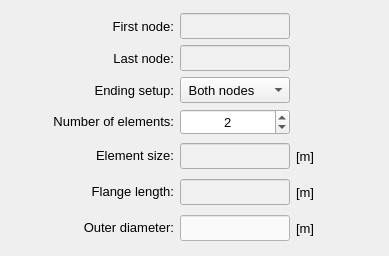
           <widget class="QWidget" name="tab_lines">
            <property name="enabled">
             <bool>true</bool>
            </property>
            <attribute name="title">
             <string>Line selection</string>
            </attribute>
            <layout class="QGridLayout" name="gridLayout_2">
             <property name="leftMargin">
              <number>4</number>
             </property>
             <property name="topMargin">
              <number>4</number>
             </property>
             <property name="rightMargin">
              <number>4</number>
             </property>
             <property name="bottomMargin">
              <number>4</number>
             </property>
             <property name="spacing">
              <number>4</number>
             </property>
             <item row="4" column="0">
              <widget class="QFrame" name="frame_6">
               <property name="frameShape">
                <enum>QFrame::NoFrame</enum>
               </property>
               <property name="frameShadow">
                <enum>QFrame::Raised</enum>
               </property>
               <layout class="QGridLayout" name="gridLayout_8">
                <item row="4" column="1">
                 <widget class="QLabel" name="label_selected_id_13">
                  <property name="enabled">
                   <bool>true</bool>
                  </property>
                  <property name="minimumSize">
                   <size>
                    <width>120</width>
                    <height>26</height>
                   </size>
                  </property>
                  <property name="maximumSize">
                   <size>
                    <width>180</width>
                    <height>26</height>
                   </size>
                  </property>
                  <property name="font">
                   <font>
                    <pointsize>10</pointsize>
                   </font>
                  </property>
                  <property name="mouseTracking">
                   <bool>true</bool>
                  </property>
                  <property name="text">
                   <string>&lt;html&gt;&lt;head/&gt;&lt;body&gt;&lt;p align=&quot;right&quot;&gt;Element size:&lt;/p&gt;&lt;/body&gt;&lt;/html&gt;</string>
                  </property>
                  <property name="alignment">
                   <set>Qt::AlignRight|Qt::AlignTrailing|Qt::AlignVCenter</set>
                  </property>
                 </widget>
                </item>
                <item row="1" column="2">
                 <widget class="QLineEdit" name="lineEdit_last_node">
                  <property name="enabled">
                   <bool>false</bool>
                  </property>
                  <property name="minimumSize">
                   <size>
                    <width>110</width>
                    <height>26</height>
                   </size>
                  </property>
                  <property name="maximumSize">
                   <size>
                    <width>110</width>
                    <height>26</height>
                   </size>
                  </property>
                  <property name="sizeIncrement">
                   <size>
                    <width>0</width>
                    <height>26</height>
                   </size>
                  </property>
                  <property name="font">
                   <font>
                    <pointsize>10</pointsize>
                   </font>
                  </property>
                  <property name="focusPolicy">
                   <enum>Qt::ClickFocus</enum>
                  </property>
                  <property name="styleSheet">
                   <string notr="true">QLineEdit{color: rgb(0, 0, 0); background-color: rgb(250, 250, 250)}
QLineEdit:disabled{color: rgb(100, 100, 100); background-color: rgb(240, 240, 240)}</string>
                  </property>
                  <property name="alignment">
                   <set>Qt::AlignCenter</set>
                  </property>
                 </widget>
                </item>
                <item row="4" column="2">
                 <widget class="QLineEdit" name="lineEdit_element_size_line">
                  <property name="enabled">
                   <bool>false</bool>
                  </property>
                  <property name="minimumSize">
                   <size>
                    <width>110</width>
                    <height>26</height>
                   </size>
                  </property>
                  <property name="maximumSize">
                   <size>
                    <width>110</width>
                    <height>26</height>
                   </size>
                  </property>
                  <property name="sizeIncrement">
                   <size>
                    <width>0</width>
                    <height>26</height>
                   </size>
                  </property>
                  <property name="font">
                   <font>
                    <pointsize>10</pointsize>
                   </font>
                  </property>
                  <property name="focusPolicy">
                   <enum>Qt::ClickFocus</enum>
                  </property>
                  <property name="styleSheet">
                   <string notr="true">QLineEdit{color: rgb(0, 0, 0); background-color: rgb(250, 250, 250)}
QLineEdit:disabled{color: rgb(100, 100, 100); background-color: rgb(240, 240, 240)}</string>
                  </property>
                  <property name="alignment">
                   <set>Qt::AlignCenter</set>
                  </property>
                 </widget>
                </item>
                <item row="4" column="3">
                 <widget class="QLabel" name="label_110">
                  <property name="enabled">
                   <bool>true</bool>
                  </property>
                  <property name="minimumSize">
                   <size>
                    <width>40</width>
                    <height>30</height>
                   </size>
                  </property>
                  <property name="maximumSize">
                   <size>
                    <width>40</width>
                    <height>30</height>
                   </size>
                  </property>
                  <property name="font">
                   <font>
                    <pointsize>10</pointsize>
                   </font>
                  </property>
                  <property name="mouseTracking">
                   <bool>true</bool>
                  </property>
                  <property name="text">
                   <string>[m]</string>
                  </property>
                  <property name="alignment">
                   <set>Qt::AlignLeading|Qt::AlignLeft|Qt::AlignVCenter</set>
                  </property>
                 </widget>
                </item>
                <item row="5" column="1">
                 <widget class="QLabel" name="label_selected_id_9">
                  <property name="enabled">
                   <bool>true</bool>
                  </property>
                  <property name="minimumSize">
                   <size>
                    <width>120</width>
                    <height>26</height>
                   </size>
                  </property>
                  <property name="maximumSize">
                   <size>
                    <width>180</width>
                    <height>26</height>
                   </size>
                  </property>
                  <property name="font">
                   <font>
                    <pointsize>10</pointsize>
                   </font>
                  </property>
                  <property name="mouseTracking">
                   <bool>true</bool>
                  </property>
                  <property name="text">
                   <string>&lt;html&gt;&lt;head/&gt;&lt;body&gt;&lt;p align=&quot;right&quot;&gt;Flange length:&lt;/p&gt;&lt;/body&gt;&lt;/html&gt;</string>
                  </property>
                  <property name="alignment">
                   <set>Qt::AlignRight|Qt::AlignTrailing|Qt::AlignVCenter</set>
                  </property>
                 </widget>
                </item>
                <item row="2" column="1">
                 <widget class="QLabel" name="label_first_node_3">
                  <property name="enabled">
                   <bool>true</bool>
                  </property>
                  <property name="minimumSize">
                   <size>
                    <width>120</width>
                    <height>26</height>
                   </size>
                  </property>
                  <property name="maximumSize">
                   <size>
                    <width>180</width>
                    <height>26</height>
                   </size>
                  </property>
                  <property name="font">
                   <font>
                    <pointsize>10</pointsize>
                   </font>
                  </property>
                  <property name="mouseTracking">
                   <bool>true</bool>
                  </property>
                  <property name="text">
                   <string>Ending setup:</string>
                  </property>
                  <property name="alignment">
                   <set>Qt::AlignRight|Qt::AlignTrailing|Qt::AlignVCenter</set>
                  </property>
                 </widget>
                </item>
                <item row="0" column="2">
                 <widget class="QLineEdit" name="lineEdit_first_node">
                  <property name="enabled">
                   <bool>false</bool>
                  </property>
                  <property name="minimumSize">
                   <size>
                    <width>110</width>
                    <height>26</height>
                   </size>
                  </property>
                  <property name="maximumSize">
                   <size>
                    <width>110</width>
                    <height>26</height>
                   </size>
                  </property>
                  <property name="sizeIncrement">
                   <size>
                    <width>0</width>
                    <height>26</height>
                   </size>
                  </property>
                  <property name="font">
                   <font>
                    <pointsize>10</pointsize>
                   </font>
                  </property>
                  <property name="focusPolicy">
                   <enum>Qt::ClickFocus</enum>
                  </property>
                  <property name="styleSheet">
                   <string notr="true">QLineEdit{color: rgb(0, 0, 0); background-color: rgb(250, 250, 250)}
QLineEdit:disabled{color: rgb(100, 100, 100); background-color: rgb(240, 240, 240)}</string>
                  </property>
                  <property name="alignment">
                   <set>Qt::AlignCenter</set>
                  </property>
                 </widget>
                </item>
                <item row="3" column="1">
                 <widget class="QLabel" name="label_number_elements">
                  <property name="enabled">
                   <bool>true</bool>
                  </property>
                  <property name="minimumSize">
                   <size>
                    <width>120</width>
                    <height>26</height>
                   </size>
                  </property>
                  <property name="maximumSize">
                   <size>
                    <width>180</width>
                    <height>26</height>
                   </size>
                  </property>
                  <property name="font">
                   <font>
                    <pointsize>10</pointsize>
                   </font>
                  </property>
                  <property name="mouseTracking">
                   <bool>true</bool>
                  </property>
                  <property name="text">
                   <string>&lt;html&gt;&lt;head/&gt;&lt;body&gt;&lt;p align=&quot;right&quot;&gt;Number of elements:&lt;/p&gt;&lt;/body&gt;&lt;/html&gt;</string>
                  </property>
                  <property name="alignment">
                   <set>Qt::AlignRight|Qt::AlignTrailing|Qt::AlignVCenter</set>
                  </property>
                 </widget>
                </item>
                <item row="5" column="2">
                 <widget class="QLineEdit" name="lineEdit_flange_length_line">
                  <property name="enabled">
                   <bool>false</bool>
                  </property>
                  <property name="minimumSize">
                   <size>
                    <width>110</width>
                    <height>26</height>
                   </size>
                  </property>
                  <property name="maximumSize">
                   <size>
                    <width>110</width>
                    <height>26</height>
                   </size>
                  </property>
                  <property name="sizeIncrement">
                   <size>
                    <width>0</width>
                    <height>26</height>
                   </size>
                  </property>
                  <property name="font">
                   <font>
                    <pointsize>10</pointsize>
                   </font>
                  </property>
                  <property name="focusPolicy">
                   <enum>Qt::ClickFocus</enum>
                  </property>
                  <property name="styleSheet">
                   <string notr="true">QLineEdit{color: rgb(0, 0, 0); background-color: rgb(250, 250, 250)}
QLineEdit:disabled{color: rgb(100, 100, 100); background-color: rgb(240, 240, 240)}</string>
                  </property>
                  <property name="alignment">
                   <set>Qt::AlignCenter</set>
                  </property>
                 </widget>
                </item>
                <item row="2" column="2">
                 <widget class="QComboBox" name="comboBox_ending_setup">
                  <property name="minimumSize">
                   <size>
                    <width>110</width>
                    <height>26</height>
                   </size>
                  </property>
                  <property name="maximumSize">
                   <size>
                    <width>110</width>
                    <height>26</height>
                   </size>
                  </property>
                  <property name="font">
                   <font>
                    <pointsize>10</pointsize>
                   </font>
                  </property>
                  <item>
                   <property name="text">
                    <string> Both nodes</string>
                   </property>
                  </item>
                  <item>
                   <property name="text">
                    <string> First node</string>
                   </property>
                  </item>
                  <item>
                   <property name="text">
                    <string> Last node</string>
                   </property>
                  </item>
                 </widget>
                </item>
                <item row="0" column="1">
                 <widget class="QLabel" name="label_first_node">
                  <property name="enabled">
                   <bool>true</bool>
                  </property>
                  <property name="minimumSize">
                   <size>
                    <width>120</width>
                    <height>26</height>
                   </size>
                  </property>
                  <property name="maximumSize">
                   <size>
                    <width>180</width>
                    <height>26</height>
                   </size>
                  </property>
                  <property name="font">
                   <font>
                    <pointsize>10</pointsize>
                   </font>
                  </property>
                  <property name="mouseTracking">
                   <bool>true</bool>
                  </property>
                  <property name="text">
                   <string>First node:</string>
                  </property>
                  <property name="alignment">
                   <set>Qt::AlignRight|Qt::AlignTrailing|Qt::AlignVCenter</set>
                  </property>
                 </widget>
                </item>
                <item row="1" column="1">
                 <widget class="QLabel" name="label_first_node_2">
                  <property name="enabled">
                   <bool>true</bool>
                  </property>
                  <property name="minimumSize">
                   <size>
                    <width>120</width>
                    <height>26</height>
                   </size>
                  </property>
                  <property name="maximumSize">
                   <size>
                    <width>180</width>
                    <height>26</height>
                   </size>
                  </property>
                  <property name="font">
                   <font>
                    <pointsize>10</pointsize>
                   </font>
                  </property>
                  <property name="mouseTracking">
                   <bool>true</bool>
                  </property>
                  <property name="text">
                   <string>Last node:</string>
                  </property>
                  <property name="alignment">
                   <set>Qt::AlignRight|Qt::AlignTrailing|Qt::AlignVCenter</set>
                  </property>
                 </widget>
                </item>
                <item row="3" column="2">
                 <widget class="QSpinBox" name="spinBox_number_elements_line">
                  <property name="minimumSize">
                   <size>
                    <width>110</width>
                    <height>26</height>
                   </size>
                  </property>
                  <property name="maximumSize">
                   <size>
                    <width>110</width>
                    <height>26</height>
                   </size>
                  </property>
                  <property name="font">
                   <font>
                    <pointsize>10</pointsize>
                   </font>
                  </property>
                  <property name="alignment">
                   <set>Qt::AlignCenter</set>
                  </property>
                  <property name="minimum">
                   <number>1</number>
                  </property>
                  <property name="value">
                   <number>2</number>
                  </property>
                 </widget>
                </item>
                <item row="6" column="2">
                 <widget class="QLineEdit" name="lineEdit_outer_diameter_line">
                  <property name="enabled">
                   <bool>true</bool>
                  </property>
                  <property name="minimumSize">
                   <size>
                    <width>110</width>
                    <height>26</height>
                   </size>
                  </property>
                  <property name="maximumSize">
                   <size>
                    <width>110</width>
                    <height>26</height>
                   </size>
                  </property>
                  <property name="sizeIncrement">
                   <size>
                    <width>0</width>
                    <height>26</height>
                   </size>
                  </property>
                  <property name="font">
                   <font>
                    <pointsize>10</pointsize>
                   </font>
                  </property>
                  <property name="focusPolicy">
                   <enum>Qt::ClickFocus</enum>
                  </property>
                  <property name="styleSheet">
                   <string notr="true">QLineEdit{color: rgb(0, 0, 0); background-color: rgb(250, 250, 250)}
QLineEdit:disabled{color: rgb(100, 100, 100); background-color: rgb(240, 240, 240)}</string>
                  </property>
                  <property name="alignment">
                   <set>Qt::AlignCenter</set>
                  </property>
                 </widget>
                </item>
                <item row="6" column="1">
                 <widget class="QLabel" name="label_selected_id_14">
                  <property name="enabled">
                   <bool>true</bool>
                  </property>
                  <property name="minimumSize">
                   <size>
                    <width>120</width>
                    <height>26</height>
                   </size>
                  </property>
                  <property name="maximumSize">
                   <size>
                    <width>180</width>
                    <height>26</height>
                   </size>
                  </property>
                  <property name="font">
                   <font>
                    <pointsize>10</pointsize>
                   </font>
                  </property>
                  <property name="mouseTracking">
                   <bool>true</bool>
                  </property>
                  <property name="text">
                   <string>&lt;html&gt;&lt;head/&gt;&lt;body&gt;&lt;p align=&quot;right&quot;&gt;Outer diameter:&lt;/p&gt;&lt;/body&gt;&lt;/html&gt;</string>
                  </property>
                  <property name="alignment">
                   <set>Qt::AlignRight|Qt::AlignTrailing|Qt::AlignVCenter</set>
                  </property>
                 </widget>
                </item>
                <item row="4" column="0">
                 <spacer name="horizontalSpacer_3">
                  <property name="orientation">
                   <enum>Qt::Horizontal</enum>
                  </property>
                  <property name="sizeHint" stdset="0">
                   <size>
                    <width>40</width>
                    <height>20</height>
                   </size>
                  </property>
                 </spacer>
                </item>
                <item row="4" column="4">
                 <spacer name="horizontalSpacer_4">
                  <property name="orientation">
                   <enum>Qt::Horizontal</enum>
                  </property>
                  <property name="sizeHint" stdset="0">
                   <size>
                    <width>40</width>
                    <height>20</height>
                   </size>
                  </property>
                 </spacer>
                </item>
                <item row="5" column="3">
                 <widget class="QLabel" name="label_111">
                  <property name="enabled">
                   <bool>true</bool>
                  </property>
                  <property name="minimumSize">
                   <size>
                    <width>40</width>
                    <height>30</height>
                   </size>
                  </property>
                  <property name="maximumSize">
                   <size>
                    <width>40</width>
                    <height>30</height>
                   </size>
                  </property>
                  <property name="font">
                   <font>
                    <pointsize>10</pointsize>
                   </font>
                  </property>
                  <property name="mouseTracking">
                   <bool>true</bool>
                  </property>
                  <property name="text">
                   <string>[m]</string>
                  </property>
                  <property name="alignment">
                   <set>Qt::AlignLeading|Qt::AlignLeft|Qt::AlignVCenter</set>
                  </property>
                 </widget>
                </item>
                <item row="6" column="3">
                 <widget class="QLabel" name="label_112">
                  <property name="enabled">
                   <bool>true</bool>
                  </property>
                  <property name="minimumSize">
                   <size>
                    <width>40</width>
                    <height>30</height>
                   </size>
                  </property>
                  <property name="maximumSize">
                   <size>
                    <width>40</width>
                    <height>30</height>
                   </size>
                  </property>
                  <property name="font">
                   <font>
                    <pointsize>10</pointsize>
                   </font>
                  </property>
                  <property name="mouseTracking">
                   <bool>true</bool>
                  </property>
                  <property name="text">
                   <string>[m]</string>
                  </property>
                  <property name="alignment">
                   <set>Qt::AlignLeading|Qt::AlignLeft|Qt::AlignVCenter</set>
                  </property>
                 </widget>
                </item>
               </layout>
              </widget>
             </item>
            </layout>
           </widget>
